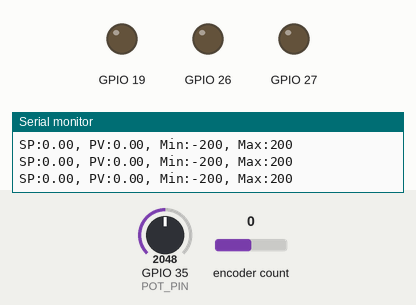
Simulated run of this sketch. Board: ESP32. Shown: output pins drawn as LEDs (lit = HIGH), the last lines printed to the serial monitor. The inputs (shaded band) are chosen by the test bench; at power-on: GPIO 35 (POT_PIN) = 2048, encoder count 0.

Above: at 1.2 s.
1.3 s: GPIO 35 (POT_PIN) set to 2084
At 2.5 s:
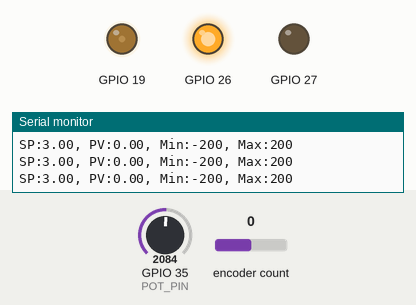
2.8 s: encoder count set to 4
At 4.1 s:
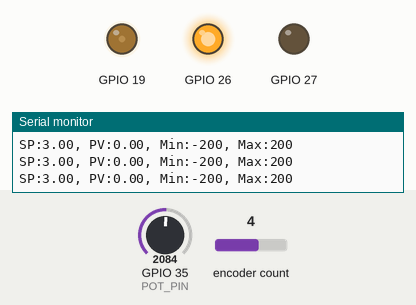
4.4 s: GPIO 35 (POT_PIN) set to 2866
At 5.6 s:
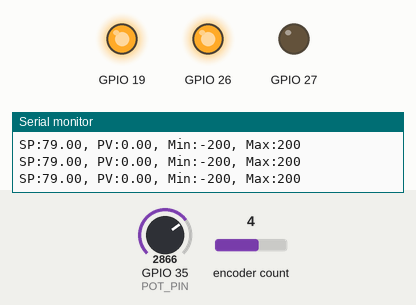
7.4 s: GPIO 35 (POT_PIN) set to 491
At 10.3 s:
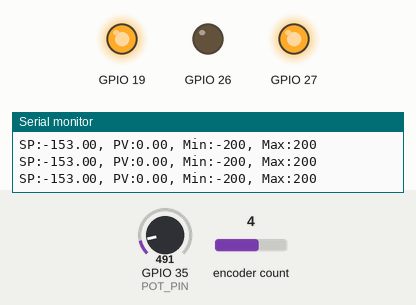
Timing chart, 0 to 11.4 s (numbered marks = the images above; inputs shaded):
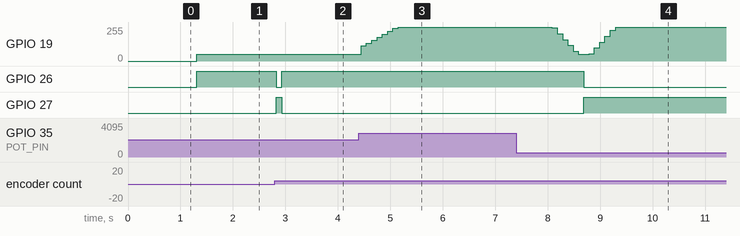

Measured:
- the behaviour switches between 2057 and 2058 on GPIO 35 (POT_PIN) (found by bisection; images 0 and 1)
- after the input at 1.3 s, GPIO 19: 0/255 → 50/255 at once; GPIO 26: LOW → HIGH at once
- after the input at 2.8 s, GPIO 26: HIGH → LOW at once, → HIGH 0.10 s later; GPIO 27: LOW → HIGH at once, → LOW 0.10 s later
- after the input at 4.4 s, GPIO 19: moves from 50/255 to 255/255 over 0.71 s, starting after 0.05 s
- after the input at 7.4 s, GPIO 19: 255/255 → 248/255 after 0.68 s, → 204/255 0.10 s later, → 160/255 0.10 s later, → 118/255 0.10 s later, … (12 changes in this stretch); GPIO 26: HIGH → LOW after 1.3 s; GPIO 27: LOW → HIGH after 1.3 s

The sketch:

pid_maqueta.ino
```cpp
#include <Arduino.h>
#include "motor-PID.h"

// Pines del ESP32
#define POT_PIN   35
#define ENCODER_A 4
#define ENCODER_B 15
#define MOTOR_IN1 26
#define MOTOR_IN2 27
#define MOTOR_PWM 19

// Instancia de la clase con los parámetros originales de pid.ino
MotorPID motor(ENCODER_A, ENCODER_B, MOTOR_IN1, MOTOR_IN2, MOTOR_PWM, 1.2, 2.85, 0.001);

void setup() {
    Serial.begin(115200);
    motor.begin();
}

void loop() {
    // 1. Leer el potenciómetro y mapearlo (-200 a 200 RPM)
    int potValue = analogRead(POT_PIN);
    double setpoint = map(potValue, 0, 4095, -200, 200);

    // 2. Asignar la referencia
    motor.setSetpoint(setpoint);
    // 3. Actualizar lectura de encoder y ejecutar el PID si pasaron 100 ms
    motor.actualizar();
    // 4. Salida por puerto serie para Plotter
    motor.imprimirDatos();

    delay(50);
}
```

motor-PID.cpp
```cpp
#include "motor-PID.h"

// ======================================================
// CONSTRUCTOR
// ======================================================

MotorPID::MotorPID(uint8_t encA, uint8_t encB, uint8_t motorIn1, uint8_t motorIn2,uint8_t motorPwm, double kp, double ki, double kd) {
    pinEncA = encA;
    pinEncB = encB;
    pinIn1 = motorIn1;
    pinIn2 = motorIn2;
    pinPwm = motorPwm;
    Kp = kp;
    Ki = ki;
    Kd = kd;
}

// ======================================================
// BEGIN (Fiel a setup() de pid.ino)
// ======================================================

void MotorPID::begin() {
    // Configuración del encoder
    ESP32Encoder::useInternalWeakPullResistors = puType::up;
    encoder.attachFullQuad(pinEncA, pinEncB);
    encoder.clearCount();

    // Configuración de pines del motor
    pinMode(pinIn1, OUTPUT);
    pinMode(pinIn2, OUTPUT);

    // Configuración PWM en ESP32
    ledcAttach(pinPwm, 1000, 8);

    // Estado inicial
    detener();

}

void MotorPID::setPV(double PV){
    pv = PV;
}
// ======================================================
// ACTUALIZAR (Ejecuta la lectura del encoder y el PID)
// ======================================================

void MotorPID::actualizar() {
    unsigned long currentTime = millis();

    // Calcular RPM cada 100 ms exactamente como en pid.ino
    if (currentTime - lastTime >= 100) {
        int64_t count = encoder.getCount();
        setPV((count / 360.0) * 60.0 / 0.1); // 360 pulsos por revolución
        encoder.clearCount();
        lastTime = currentTime;
        // Ejecutar algoritmo de control PID
        pidControl();
    }
}

// ======================================================
// PID CONTROL
// ======================================================

void MotorPID::pidControl() {
    double error = getSetpoint() - getPV();
    output = CV_Anterior + (Kp + Kd / Ts) * error
             + (-Kp + Ki * Ts - 2 * Kd / Ts) * error1
             + (Kd / Ts) * error2;

    // Actualizar errores previos
    CV_Anterior = output;
    error2 = error1;
    error1 = error;

    // Compensación de zona muerta
    if (abs(output) > 0 && abs(output) < dead_zone) {
        output = (output > 0) ? dead_zone : -dead_zone;
    }

    // Saturar la señal PWM
    output = constrain(output, -255.0, 255.0);

    // Control del motor en ambos sentidos
    if (getSetpoint() == 0) {
        digitalWrite(pinIn1, LOW);
        digitalWrite(pinIn2, LOW);
        ledcWrite(pinPwm, 0);
    } else if (output > 0) {
        digitalWrite(pinIn1, HIGH);
        digitalWrite(pinIn2, LOW);
        ledcWrite(pinPwm, abs(output));
    } else {
        digitalWrite(pinIn1, LOW);
        digitalWrite(pinIn2, HIGH);
        ledcWrite(pinPwm, abs(output));
    }
}

// ======================================================
// MÉTODOS AUXILIARES
// ======================================================

void MotorPID::setSetpoint(double sp) {
    setpoint = sp;
}

void MotorPID::detener() {
    digitalWrite(pinIn1, LOW);
    digitalWrite(pinIn2, LOW);
    ledcWrite(pinPwm, 0);
    output = 0.0;
    CV_Anterior = 0.0;
    error1 = 0.0;
    error2 = 0.0;
}

void MotorPID::imprimirDatos() {
    Serial.print("SP:"); Serial.print(setpoint);  // Setpoint (Referencia)
    Serial.print(", PV:"); Serial.print(pv);    // PV (Variable de Proceso)
    Serial.print(", Min:"); Serial.print(-200);  // Valor mínimo para gráfica
    Serial.print(", Max:"); Serial.print(200);   // Valor máximo para gráfica
    Serial.println();  // Salto de línea para el Serial Plotter
}
```

motor-PID.h
```cpp
#ifndef MOTOR_PID_H
#define MOTOR_PID_H

#include <Arduino.h>
#include <ESP32Encoder.h>
#include <math.h>

class MotorPID {
public:
    // --------------------------------------------------
    // VARIABLES PÚBLICAS (Fieles a pid.ino)
    // --------------------------------------------------
    double setpoint = 0.0;
    double pv = 0.0;
    double output = 0.0;
    unsigned long lastTime = 0;

    double Kp = 0;
    double Ki = 0;
    double Kd = 0;

    double CV_Anterior = 0.0;
    double error1 = 0.0;
    double error2 = 0.0;

    // --------------------------------------------------
    // CONSTRUCTOR Y MÉTODOS PÚBLICOS
    // --------------------------------------------------
    MotorPID(
        uint8_t encA,
        uint8_t encB,
        uint8_t motorIn1,
        uint8_t motorIn2,
        uint8_t motorPwm,
        double kp = 1.2,
        double ki = 2.85,
        double kd = 0.001
    );

    void begin();
    void actualizar();
    void pidControl();

    void setSetpoint(double sp);
    void setPV(double PV);
    void detener();

    double getPV() const { return pv; }
    double getSetpoint() const { return setpoint; }
    void imprimirDatos();

private:
    // Configuración de Hardware
    uint8_t pinEncA;
    uint8_t pinEncB;
    uint8_t pinIn1;
    uint8_t pinIn2;
    uint8_t pinPwm;

    // Encoder de la librería ESP32Encoder
    ESP32Encoder encoder;

    // Control de tiempo y parámetros de control
    //unsigned long lastTime = 0;
    double Ts = 0.1;               // Tiempo de muestreo de 0.1s (100ms)
    const int dead_zone = 50;      // Zona muerta
};

#endif
```
